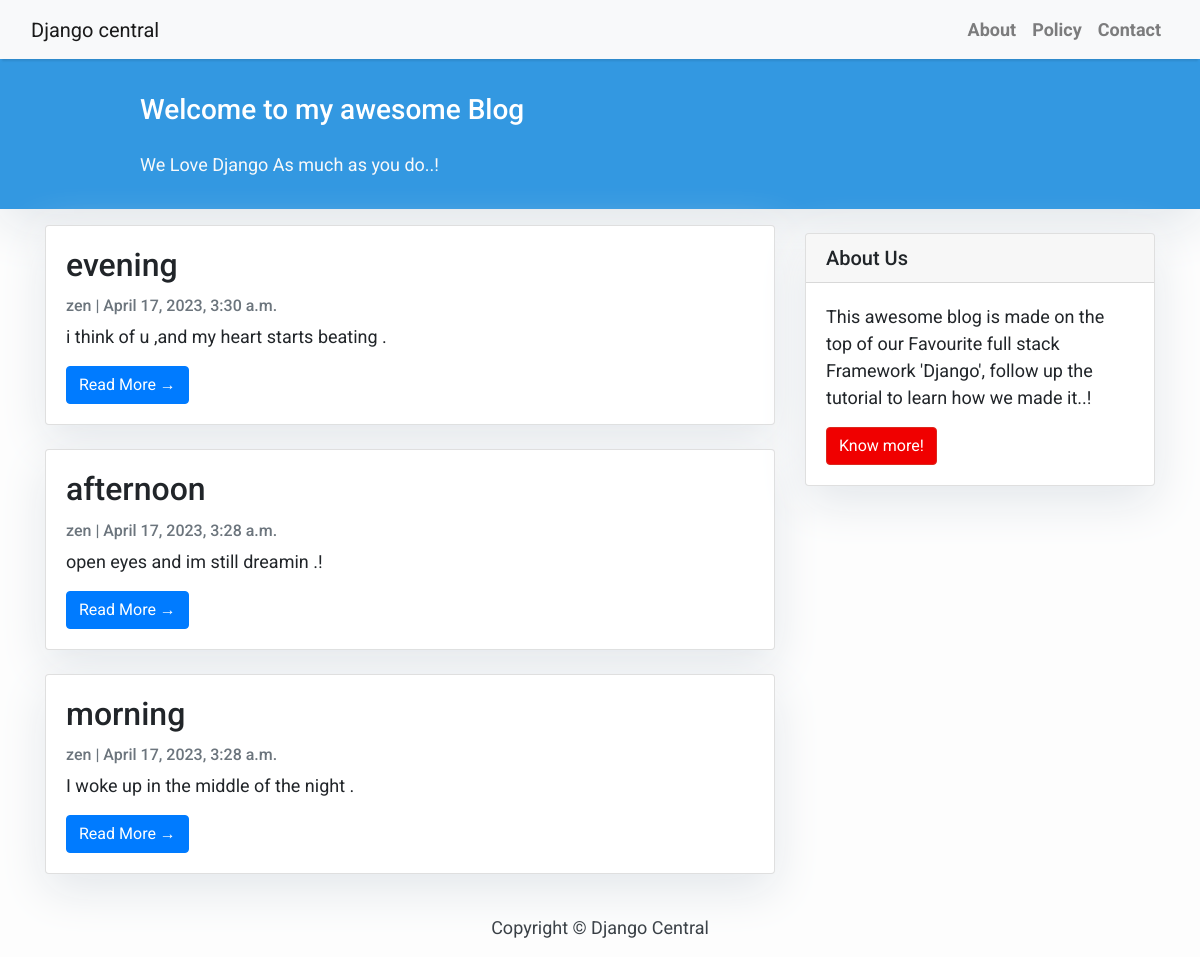
The page / on the database its author committed.
### blogapp/models.py (models this page shows, shortened)
class Post(models.Model):
    title = models.CharField(max_length=200, unique=True)
    slug = models.SlugField(max_length=200, unique=True)
    author = models.ForeignKey(User, on_delete= models.CASCADE,related_name='blog_posts')
    updated_on = models.DateTimeField(auto_now= True)
    content = models.TextField()
    created_on = models.DateTimeField(auto_now_add=True)
    status = models.IntegerField(choices=STATUS, default=0)
    class Meta:
        ordering = ['-created_on']

### blogapp/views.py (the view)
# urls.py: path('', views.PostList.as_view(), name='home'),
class PostList(generic.ListView):
    queryset = Post.objects.filter(status=1).order_by('-created_on')
    template_name = 'index.html'

### templates/index.html (shortened to what this page needs)
{% extends "base.html" %}
{% block content %}
<header class="masthead">
    <div class="container">
        <div class="row">
            <div class=" col-md-8 col-md-10 mx-auto">
                <div class="site-heading">
                    <h3 class=" site-heading my-4 mt-3 text-white"> Welcome to my awesome Blog </h3>
                    <p class="text-light">We Love Django As much as you do..! &nbsp
                    </p>
                </div>
            </div>
        </div>
    </div>
</header>
<div class="container">
    <div class="row">
        <div class="col-md-8 mt-3 left">
            {% for post in post_list %}
            <div class="card mb-4">
                <div class="card-body">
                    <h2 class="card-title">{{ post.title }}</h2>
                    <p class="card-text text-muted h6">{{ post.author }} | {{ post.created_on}} </p>
                    <p class="card-text">{{post.content|slice:":200" }}</p>
                    <a href="{% url 'post_detail' post.slug  %}" class="btn btn-primary">Read More &rarr;</a>
                </div>
            </div>
            {% endfor %}
        </div>
        {% block sidebar %} {% include 'sidebar.html' %} {% endblock sidebar %}
    </div>
</div>
{%endblock%}

### templates/base.html (shortened to what this page needs)
<!DOCTYPE html>
<html>
    <head>
        <link rel="stylesheet" href="https://maxcdn.bootstrapcdn.com/bootstrap/4.0.0/css/bootstrap.min.css"
 />
    </head>
    <body>
        <nav class="navbar navbar-expand-lg navbar-light bg-light shadow" id="mainNav">
            <div class="container-fluid">
                <a class="navbar-brand" href="{% url 'home' %}">Django central</a>
                <div class="collapse navbar-collapse" id="navbarResponsive">
                    <ul class="navbar-nav ml-auto">
                        <li class="nav-item text-black">
                            <a class="nav-link text-black font-weight-bold" href="#">About</a>
                        </li>
                        <li class="nav-item text-black">
                            <a class="nav-link text-black font-weight-bold" href="#">Policy</a>
                        </li>
                        <li class="nav-item text-black">
                            <a class="nav-link text-black font-weight-bold" href="#">Contact</a>
                        </li>
                    </ul>
                </div>
            </div>
        </nav>
        {% block content %}{% endblock content %}
        <footer class="py-3 bg-grey">
            <p class="m-0 text-dark text-center ">Copyright &copy; Django Central</p>
        </footer>
    </body>
</html>

### templates/sidebar.html (shortened to what this page needs)
{% block sidebar %}
<div class="col-md-4 float-right ">
<div class="card my-4">
        <h5 class="card-header">About Us</h5>
    <div class="card-body">
        <p class="card-text"> This awesome blog is made on the top of our Favourite full stack Framework 'Django', follow up the tutorial to learn how we made it..!</p>
        <a href="https://djangocentral.com/building-a-blog-application-with-django"
           class="btn btn-danger">Know more!</a>
    </div>
</div>
</div>
{% endblock sidebar %}

### templates/base.html (style rules this page uses)
body { font-family: "Roboto", sans-serif; font-size: 17px; background-color: #fdfdfd; }
.shadow { box-shadow: 0 4px 2px -2px rgba(0, 0, 0, 0.1); }
.btn-danger { color: #fff; background-color: #f00000; border-color: #dc281e; }
.masthead { background: #3398E1; height: auto; padding-bottom: 15px; box-shadow: 0 16px 48px #E3E7EB; padding-top: 10px; }

### templates/index.html (style rules this page uses)
body { font-family: "Roboto", sans-serif; font-size: 18px; background-color: #fdfdfd; }
.card { box-shadow: 0 16px 48px #E3E7EB; }

### templates/sidebar.html (style rules this page uses)
.card { box-shadow: 0 16px 48px #E3E7EB; }

### rows shown on the page
Post: title "evening", author "zen", created_on "April 17, 2023, 3:30 a.m.", content "i think of u ,and my heart starts beating ."
Post: title "afternoon", author "zen", created_on "April 17, 2023, 3:28 a.m.", content "open eyes and im still dreamin .!"
Post: title "morning", author "zen", created_on "April 17, 2023, 3:28 a.m.", content "I woke up in the middle of the night ."
